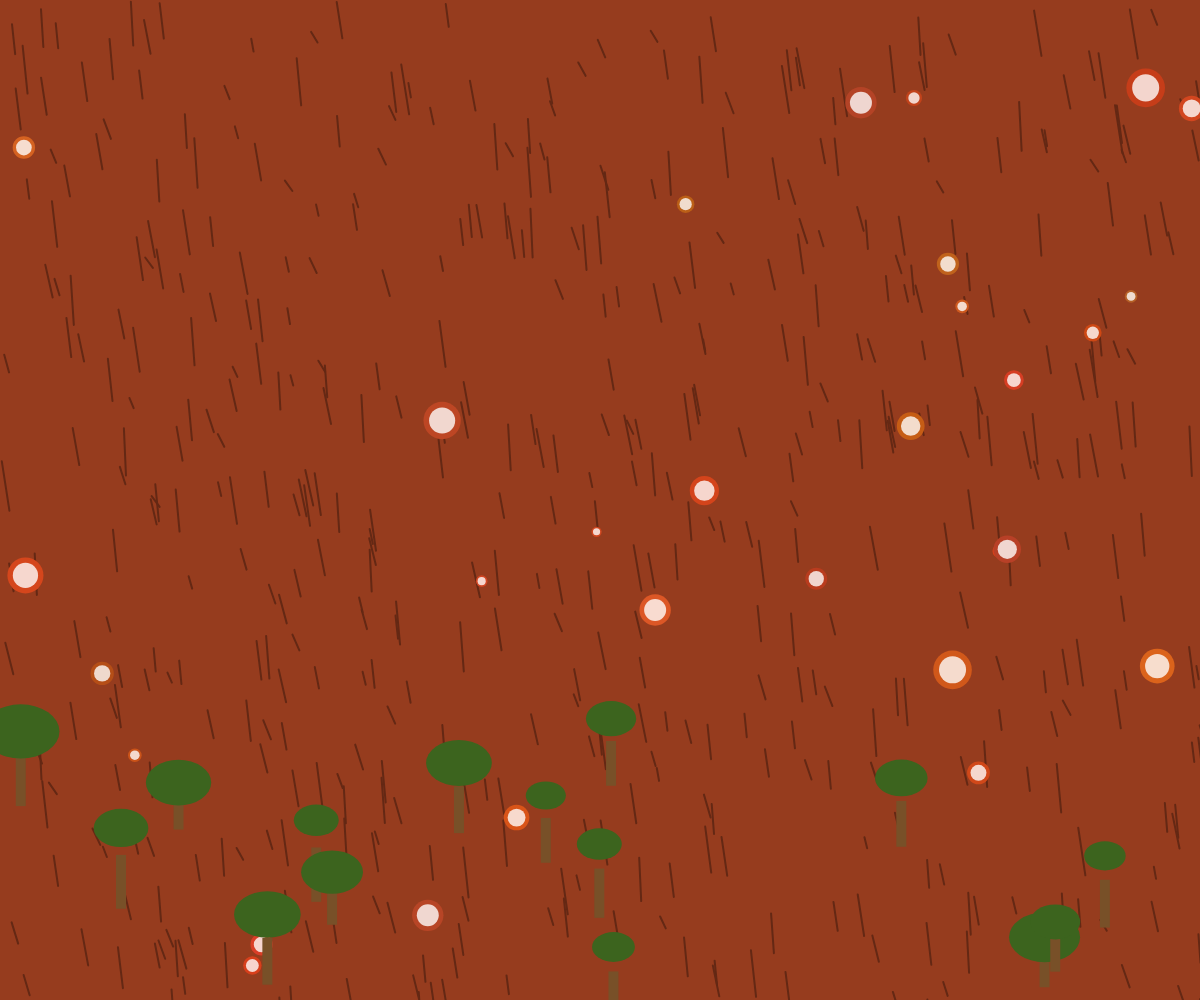
Frame 1 (no input)
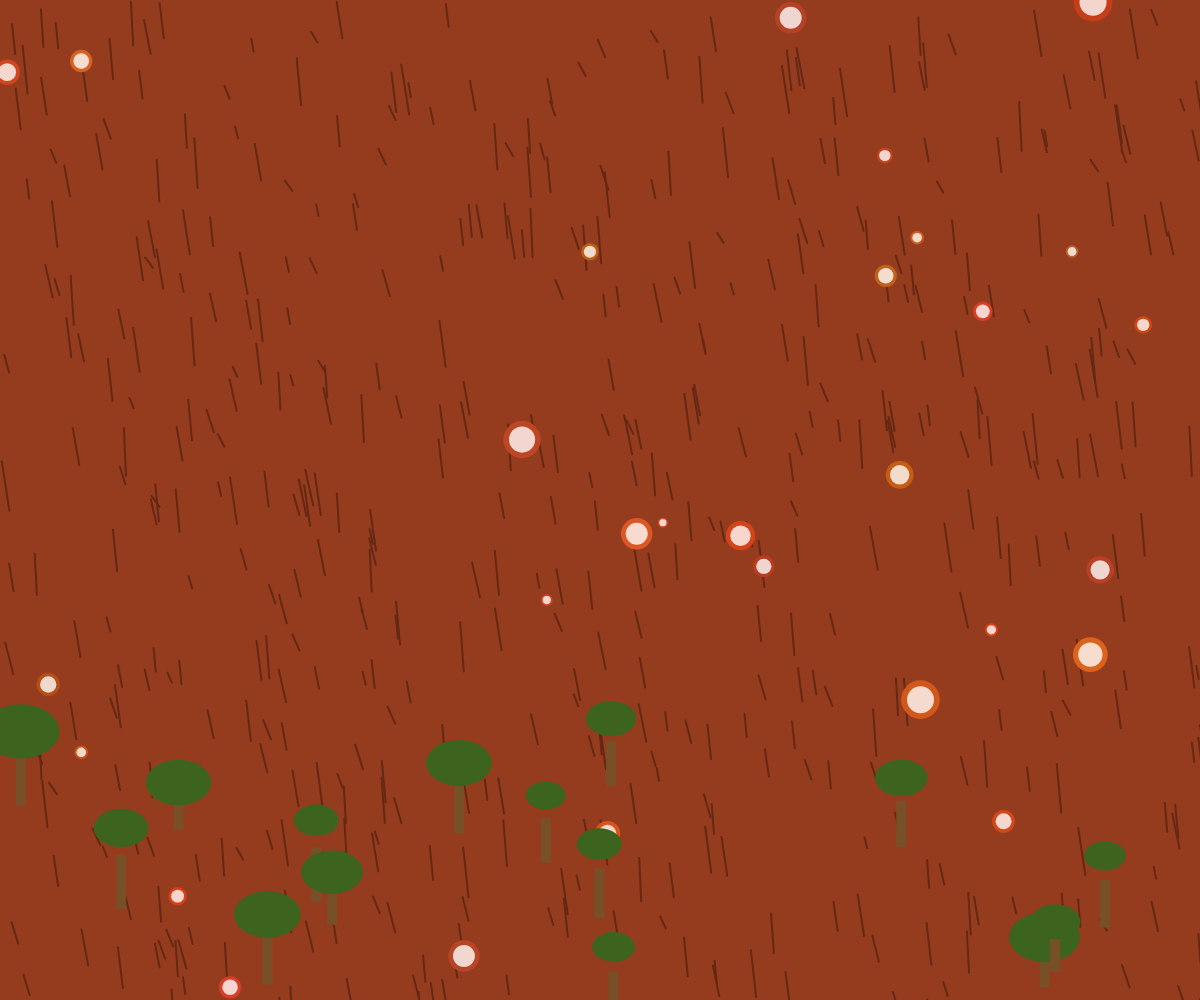
Frame 60 (no input)
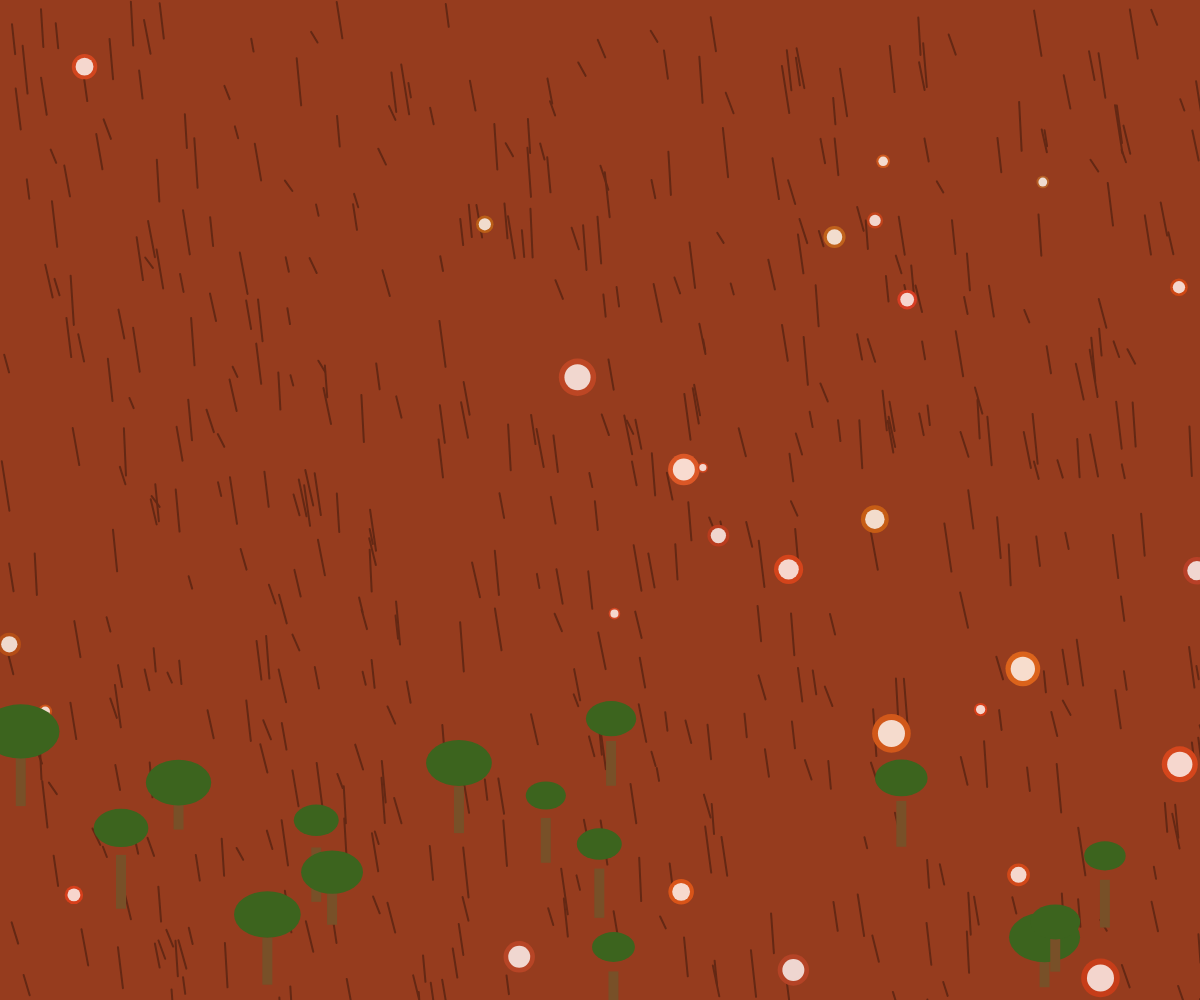
Frame 120 (the mouse pressed at the canvas centre since frame 60)

The p5.js sketch that drew these frames (run headless with seeded random() and noise() and a simulated clock; from frame 60 on, the mouse is pressed at the canvas centre):

// p5.js sketch
// ── sketch.js
let dustDevils = [];
let cracks = [];
let trees = [];

function setup() {
  createCanvas(windowWidth, windowHeight);
  colorMode(RGB);

  // Create cracks
  for (let i = 0; i < 500; i++) {
    cracks.push({
      x: random(width),
      y: random(height),
      w: random(2, 8),
      h: random(10, 50)
    });
  }

  // Create dust devils
  for (let i = 0; i < 30; i++) {
    dustDevils.push({
      x: random(width),
      y: random(height),
      size: random(10, 40),
      speed: random(0.5, 2),
      angle: random(TWO_PI),
      sway: random(-0.02, 0.02),
      color: color(random(180, 220), random(60, 100), random(20, 40))
    });
  }

  // Create trees
  for (let i = 0; i < 15; i++) {
    trees.push({
      x: random(width),
      y: random(height * 0.7, height),
      trunkHeight: random(30, 60),
      crownSize: random(40, 80)
    });
  }
}

function draw() {
  // Draw sky
  background(240, 230, 210);

  // Draw ground with terracotta tones
  fill(150, 60, 30);
  noStroke();
  rect(0, 0, width, height);

  // Draw cracks
  stroke(100, 40, 20);
  strokeWeight(2);
  for (let crack of cracks) {
    line(crack.x, crack.y, crack.x + crack.w, crack.y + crack.h);
  }

  // Draw dust devils
  for (let devil of dustDevils) {
    // Update position
    devil.x += cos(devil.angle) * devil.speed;
    devil.y += sin(devil.angle) * devil.speed;
    devil.angle += devil.sway;

    // Wrap around edges
    if (devil.x > width + devil.size) devil.x = -devil.size;
    if (devil.x < -devil.size) devil.x = width + devil.size;
    if (devil.y > height + devil.size) devil.y = -devil.size;
    if (devil.y < -devil.size) devil.y = height + devil.size;

    // Draw dust devil
    fill(devil.color);
    noStroke();
    ellipse(devil.x, devil.y, devil.size);

    // Add glow effect
    fill(255, 200);
    ellipse(devil.x, devil.y, devil.size * 0.7);
  }

  // Draw trees
  for (let tree of trees) {
    // Trunk
    fill(120, 80, 40);
    rect(tree.x - 5, tree.y, 10, tree.trunkHeight);

    // Crown
    fill(60, 100, 30);
    noStroke();
    ellipse(tree.x, tree.y - tree.trunkHeight / 2, tree.crownSize, tree.crownSize * 0.7);
  }
}

function windowResized() {
  resizeCanvas(windowWidth, windowHeight);
}
